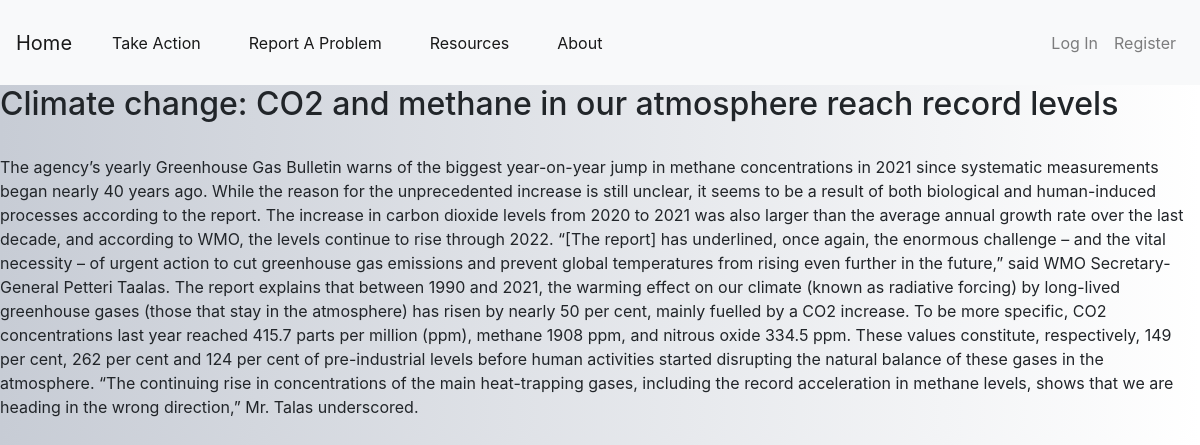
The page /articles/2 on the database its author committed.
### cleanWater/models.py (models this page shows)
class Articles(models.Model):
    title = models.CharField(max_length=100)
    image = models.CharField(max_length=1000)
    briefDesc = models.CharField(max_length=100)
    content = models.TextField()
    date = models.DateTimeField(auto_now_add=True)
    class Meta:
        ordering = ["-date"]

### cleanWater/views.py (the view)
# urls.py: path("articles/<str:articles_id>", views.showArticles, name="articles"),
def showArticles(request, articles_id):
    art = Articles.objects.get(pk=articles_id)
    return render(request, "cleanWater/showArticle.html", {
        "art": art
    })

### cleanWater/templates/cleanWater/showArticle.html (shortened to what this page needs)
{% extends "cleanWater/layout.html" %}
{% block body %}
{% load static %}
<h2>{{ art.title }}</h2>
<p>{{art.content }}</p>
{% endblock %}

### cleanWater/templates/cleanWater/layout.html (shortened to what this page needs)
{% load static %}
<!DOCTYPE html>
<html lang="en">
<head>
    <link rel="stylesheet" href="https://stackpath.bootstrapcdn.com/bootstrap/4.4.1/css/bootstrap.min.css">
    <link type="text/css" href="{% static 'cleanWater/styles.css' %}" rel="stylesheet">
</head>
<body>
    <nav class="navbar navbar-expand-lg navbar-light bg-light" style="height: 85px;">
        <a class="navbar-brand" href="{% url 'index' %}" style="font-size: 20px;">Home</a>
        <div class="collapse navbar-collapse" id="navbarTogglerDemo02">
          	<ul class="navbar-nav mr-auto mt-2 mt-lg-0">
            	<li class="nav-item px-3 active">
              	<a class="nav-link" href="{% url 'takeaction' %}">Take Action <span class="sr-only">(current)</span></a>
            	</li>
				<li class="nav-item px-3 active">
				<a class="nav-link" href="{% url 'report' %}">Report A Problem</a>
				</li>
				<li class="nav-item px-3 active">
				<a class="nav-link" href="{% url 'articles' %}">Resources</a>
				</li>
				<li class="nav-item px-3 active">
				<a class="nav-link" href="{% url 'about' %}">About</a>
				</li>
          	</ul>
			{% if user.is_authenticated %}
			<div class="nav-item dropdown">
				<a class="nav-link dropdown-toggle" href="#" id="navbarDropdown" role="button" data-toggle="dropdown" aria-haspopup="true" aria-expanded="false">
					<strong>{{ user.username }}</strong>
				</a>
				<div class="dropdown-menu" aria-labelledby="navbarDropdown">
				  <a class="dropdown-item" href="{% url 'logout' %}">Log Out</a>
				</div>
			</div>
			{% else %}
          	<div class="nav-item navbar-nav ">
            	<a class="nav-link" href="{% url 'login' %}">Log In</a>
            	<a class="nav-link" href="{% url 'register' %}">Register</a>
        	</div>
			{% endif %}
        </div>
    </nav>
    {% block body %}
    {% endblock %}
</body>
</html>

### cleanWater/static/cleanWater/styles.css (style rules this page uses)
body { background-image: linear-gradient(to right, rgb(199, 204, 213), rgb(255, 255, 255)); }

### rows shown on the page
Articles: title "Climate change: CO2 and methane in our atmosphere reach record levels", content "The agency’s yearly Greenhouse Gas Bulletin warns of the biggest year-on-year jump in methane concentrations in 2021 since systematic measurements began nearly 40 years ago. While the reason for the unprecedented increase is still unclear, it seems to be a result of both biological and human-induced processes according to the report. The increase in carbon dioxide levels from 2020 to 2021 was also larger than the average annual growth rate over the last decade, and according to WMO, the levels continue to rise through 2022. “[The report] has underlined, once again, the enormous challenge – and the vital necessity – of urgent action to cut greenhouse gas emissions and prevent global…"
